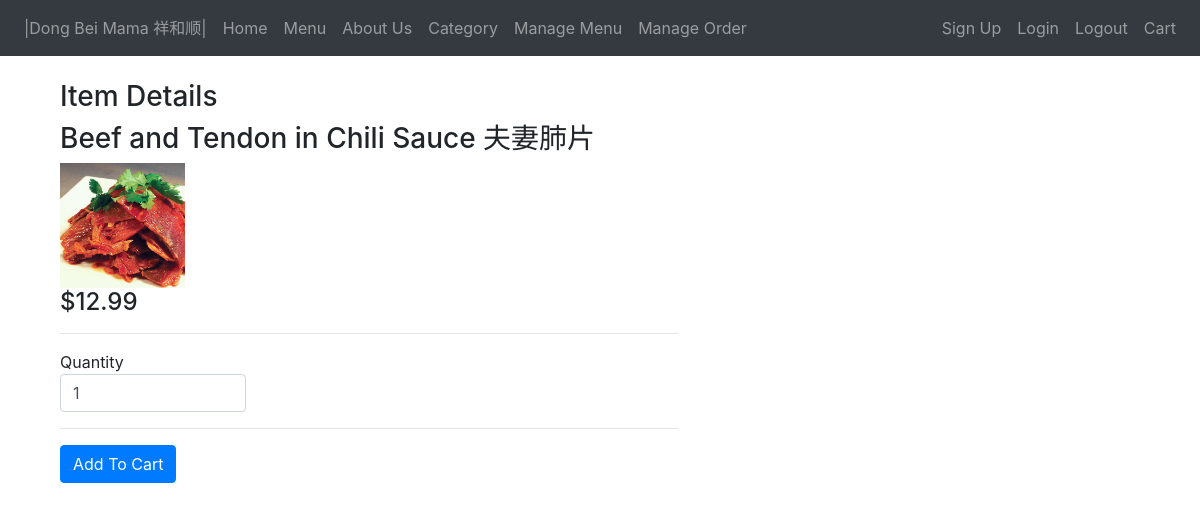
Page /product/1 on the committed database.
### website/models.py (models this page shows)
class Menu(db.Model):
    __tablename__ = "menu"
    id = db.Column(db.Integer,primary_key = True)
    item_name = db.Column(db.String(150),unique=True)
    item_name_cn = db.Column(db.String(150),unique=True)
    price = db.Column(db.Float)
    description = db.Column(db.String(150))
    image = db.Column(db.String(150))
    categoryID = db.Column(db.Integer, db.ForeignKey("menucategory.id"))

### website/views.py (the view)
@views.route('/product/<id>')
def item(id):
    item = Menu.query.filter_by(id=id).first()
    form = AddToCart()
    return render_template('view-item.html', item=item, form=form)

### website/forms.py
class AddToCart(FlaskForm):
    quantity = IntegerField('Quantity')
    id = HiddenField('ID')

### website/templates/view-item.html (shortened to what this page needs)
{% extends 'layout.html' %}
{%  block body %}
<div class="col-lg-7">
    <div class="panel panel-primary">
        <div class="panel-heading">
            <h3 class="panel-title">Item Details</h3>
        </div>
        <div class="panel-body">
            <h3>{{ item.item_name }} {{ item.item_name_cn }} &nbsp;
            </h3>
            <img class="menu-item-image" src={{url_for('static', filename="menu-upload/" + item.image)}} alt=item.item_name/>
            <h4>&dollar;{{ item.price}}</h4>
            <hr />
            <form action="{{ url_for('views.add_to_cart') }}" method="POST">
            <div class="row">
                <div class="col-lg-4">
                    <div class="row">
                        <div class="col-lg-12">
                            Quantity
                        </div>
                        <div class="col-lg-12">
                            {{ form.quantity(class='form-control', type='number', min=1, max=10, step=1, value=1) }}
                        </div>
                    </div>
                </div>
            </div>
        </div>
        <hb />
        <hr />
        <div class="panel-footer">
            <button type="submit" class="btn btn-primary">
                <hb />
                 Add To Cart
            </button>
        </div>
    </div>
</div>
{% endblock %}

### website/static/style.css (style rules this page uses)
.menu-item-image { width: 80px; height: 80px; flex-shrink: 0; object-fit: cover; margin-right: 1.5em; }
@media screen and (min-width: 992px) { .menu-item-image { width: 125px; height: 125px; } }

### rows in the picture
Menu: item_name "Beef and Tendon in Chili Sauce", item_name_cn "夫妻肺片", image (picture), price "12.99"
